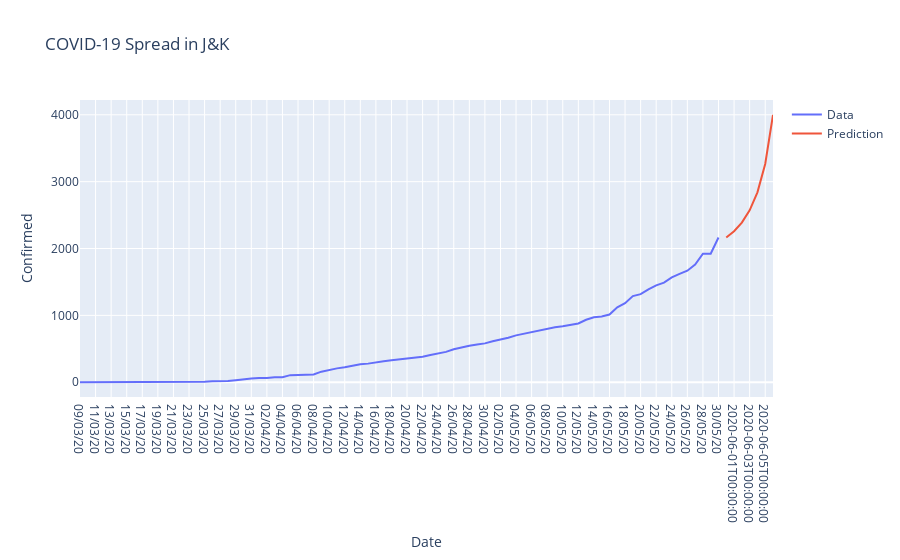

The code cell stored with this chart in its notebook:
### Code cell
import plotly.graph_objects as go
#prediction = model.predict_generator(test_generator)

close_train = train_data_.reshape((-1))
forecast = forecast.reshape((-1))

trace1 = go.Scatter(
    x =  df_jk['Date'],
    y = close_train,
    mode = 'lines',
    name = 'Data'
)
trace2 = go.Scatter(
    x = forecast_dates[1:],
    y = forecast[0:-1],
    mode = 'lines',
    name = 'Prediction'
)

layout = go.Layout(
    title = "COVID-19 Spread in J&K",
    xaxis = {'title' : "Date"},
    yaxis = {'title' : "Confirmed"}
)
fig = go.Figure(data=[trace1, trace2], layout=layout)
fig.show()

### Figure 1 — Plotly figure (JSON) as saved in the notebook; plotly's stock layout.template omitted (floating-point values rounded to 4 significant figures)
{"data": [{"mode": "lines", "name": "Data", "type": "scatter", "x": ["09/03/20", "10/03/20", "11/03/20", "12/03/20", "13/03/20", "14/03/20", "15/03/20", "16/03/20", "17/03/20", "18/03/20", "19/03/20", "20/03/20", "21/03/20", "22/03/20", "23/03/20", "24/03/20", "25/03/20", "26/03/20", "27/03/20", "28/03/20", "29/03/20", "30/03/20", "31/03/20", "01/04/20", "02/04/20", "03/04/20", "04/04/20", "05/04/20", "06/04/20", "07/04/20", "08/04/20", "09/04/20", "10/04/20", "11/04/20", "12/04/20", "13/04/20", "14/04/20", "15/04/20", "16/04/20", "17/04/20", "18/04/20", "19/04/20", "20/04/20", "21/04/20", "22/04/20", "23/04/20", "24/04/20", "25/04/20", "26/04/20", "27/04/20", "28/04/20", "29/04/20", "30/04/20", "01/05/20", "02/05/20", "03/05/20", "04/05/20", "05/05/20", "06/05/20", "07/05/20", "08/05/20", "09/05/20", "10/05/20", "11/05/20", "12/05/20", "13/05/20", "14/05/20", "15/05/20", "16/05/20", "17/05/20", "18/05/20", "19/05/20", "20/05/20", "21/05/20", "22/05/20", "23/05/20", "24/05/20", "25/05/20", "26/05/20", "27/05/20", "28/05/20", "29/05/20", "30/05/20"], "y": [1, 1, 1, 1, 1, 2, 2, 3.0, 3.0, 3.0, 4, 4, 4, 4, 4, 4, 7, 13, 13, 20, 31, 48.0, 54, 62, 62, 75, 75, 106, 109, 116, 116, 158, 184, 207, 224, 245.0, 270, 278.0, 300, 314, 328, 341, 350, 368, 380, 407, 427, 454, 494, 523, 546, 565.0, 581, 614, 639, 666, 701, 726, 741, 775, 793, 823, 836, 861, 879, 934, 971.0, 983, 1013, 1121.0, 1183, 1289, 1317, 1390, 1449, 1489, 1569, 1621, 1668, 1759, 1921, 1921, 2164]}, {"mode": "lines", "name": "Prediction", "type": "scatter", "x": ["2020-05-31T00:00:00", "2020-06-01T00:00:00", "2020-06-02T00:00:00", "2020-06-03T00:00:00", "2020-06-04T00:00:00", "2020-06-05T00:00:00", "2020-06-06T00:00:00"], "y": [2164, 2258.0, 2388.0, 2570.0, 2840.0, 3264.0, 3999.0]}], "layout": {"title": {"text": "COVID-19 Spread in J&K"}, "xaxis": {"title": {"text": "Date"}}, "yaxis": {"title": {"text": "Confirmed"}}}}
